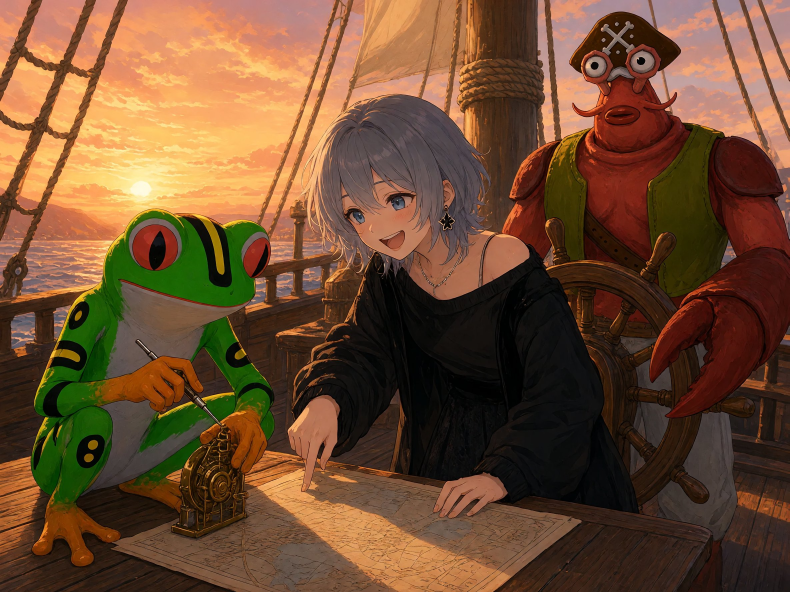
#> input picture tools/scenes/rexs_cabin/art/photo_calib.jpg, 2368 x 1776 px (shown at 1/3 size)
$ python -i paint_kit.py   (imports and definitions only)
#> lines starting #> are read from the running program, lines starting #| are printed output that depends on the picture
"""What the scene texture painters share (eves_room/paint_textures.py,
aras_cafe/paint_textures.py, sals_hut/paint_textures.py,
rexs_cabin/paint_textures.py):
noise, a room's plain surfaces, paper, and the handling of pictures supplied in
a scene's art/ folder — whole pictures, and sheets of cut-outs painted on a
flat magenta ground.

Needs numpy and Pillow (scipy too, for the sheets), so it runs with a system
Python, not Blender's. Call init(out_dir, art_dir) first.
"""
import json, math, os
import numpy as np
from PIL import Image, ImageDraw, ImageFilter, ImageFont

OUT = ''
ART = ''
FONTS = '/mnt/c/Windows/Fonts' if os.path.isdir('/mnt/c/Windows/Fonts') else 'C:/Windows/Fonts'
SPRITES = {}        # written out as sprites.json: where each cut-out sits in its atlas, and its shape


# [15 lines left out: functions init, font, not called in this run]


def rng(seed):
    return np.random.default_rng(seed)


# [27 lines left out: functions vnoise, fbm, normal_from_height, not called in this run]


def arr(im):
    return np.asarray(im, np.float32) / 255.0


def img(a):
    return Image.fromarray((np.clip(a, 0, 1) * 255 + 0.5).astype(np.uint8))


# [4 lines left out: function save, not called in this run]


def save_sprites():
    json.dump(SPRITES, open(os.path.join(OUT, 'sprites.json'), 'w'), indent=1)


# [4 lines left out: function canvas, not called in this run]


def down(im, ss=2):
    return im.resize((im.width // ss, im.height // ss), Image.LANCZOS)


def c8(c, a=255):
    return tuple(int(round(v * 255)) for v in c) + (a,)


# ── Plain surfaces ──────────────────────────────────────────────────────
# [201 lines left out: functions boards, plaster, cloth_folds, glow, ramp, planks and 8 more, not called in this run]


# ── Paper ───────────────────────────────────────────────────────────────
INK = (44, 38, 46)


def paper(w, h, seed, colour=(0.93, 0.88, 0.74)):
    a = np.array(colour, np.float32) * (0.92 + 0.12 * fbm(h, w, 6, 6, 4, rng(seed)))[..., None]
    return img(a).convert('RGB')


def centred(d, y, text, f, fill, w, x0=0):
    tw = d.textlength(text, font=f)
    d.text((x0 + (w - tw) / 2, y), text, font=f, fill=fill)


# [122 lines left out: functions pin, note, stick, photo, art, cover and 3 more, not called in this run]


def bbox(a, floor=0.5):
    ys, xs = np.where(a[..., 3] > floor)
    return xs.min(), xs.max() + 1, ys.min(), ys.max() + 1


def solid_under(im):
    """Carry each cut-out's edge colour out under its transparent part, so
    the cut line never samples black."""
    a = arr(im)
    rgb = img(a[..., :3] * a[..., 3:4]).filter(ImageFilter.GaussianBlur(6))
    wt = img(a[..., 3]).filter(ImageFilter.GaussianBlur(6))
    spread = arr(rgb) / np.maximum(arr(wt), 1e-3)[..., None]
    a[..., :3] = np.where(a[..., 3:4] > 0.5, a[..., :3], np.clip(spread, 0, 1))
    return img(a)

>>> import cv2
>>> picture = cv2.imread('rexs_cabin/art/photo_calib.jpg', cv2.IMREAD_GRAYSCALE)
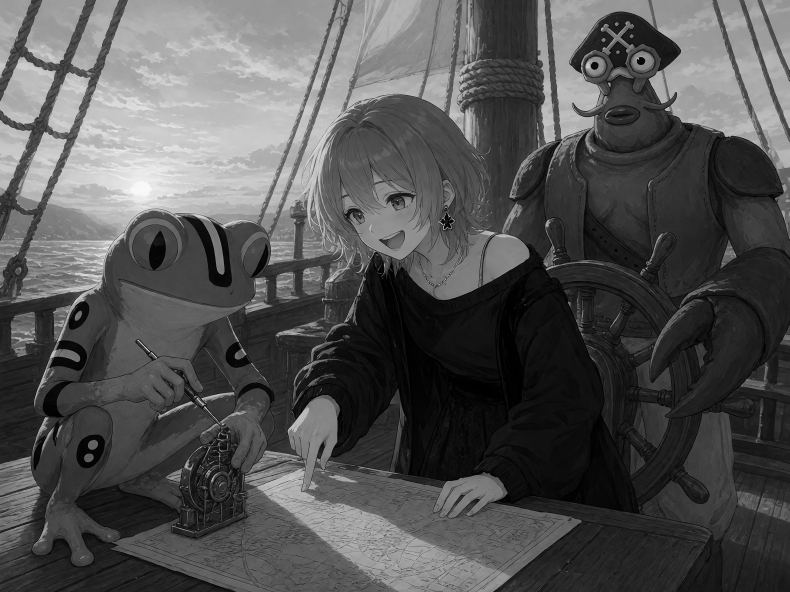
#> picture: shape (1776, 2368) (shown at 1/3 size); min 0, max 255, mean 83.3
>>> result = solid_under(picture)
#> in solid_under, `spread = arr(rgb) / np.maximum(arr(wt), 1e-3)[..., None]`:
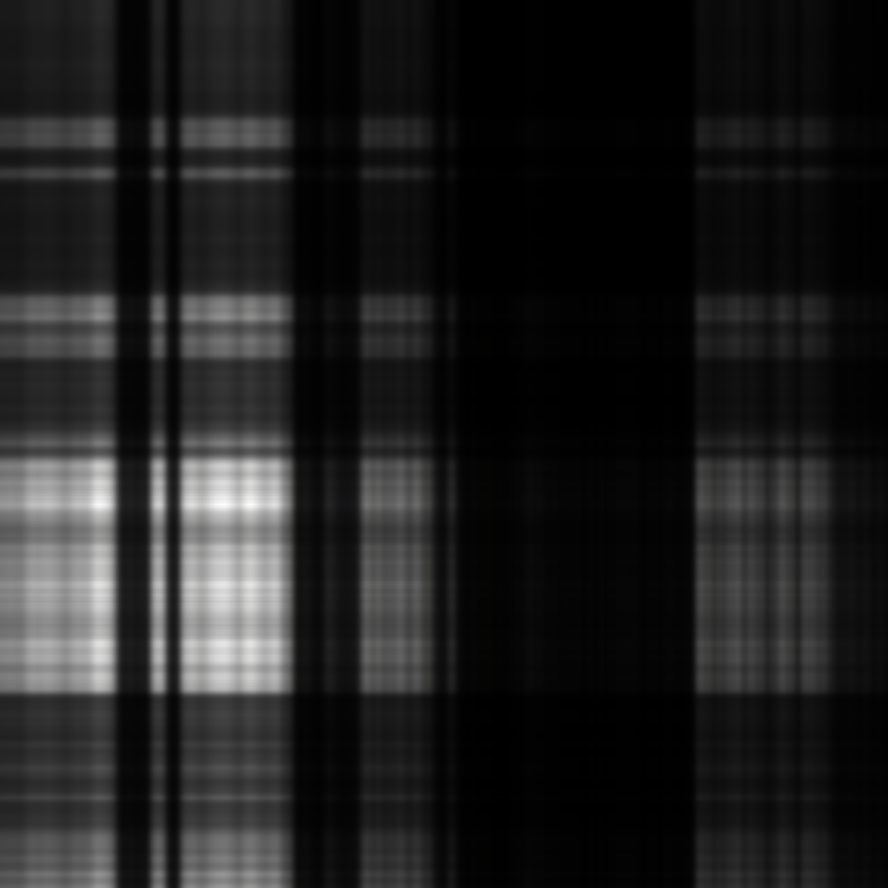
#> spread: shape (1776, 1776, 3) float32 (shown at 1/2 size); mean R, G, B 0.774, 0.774, 0.773; drawn with min black and max white
#> (the run stopped early here; a loop or call above may not have finished)

$ run again, on tools/scenes/rexs_cabin/art/ballad.jpg
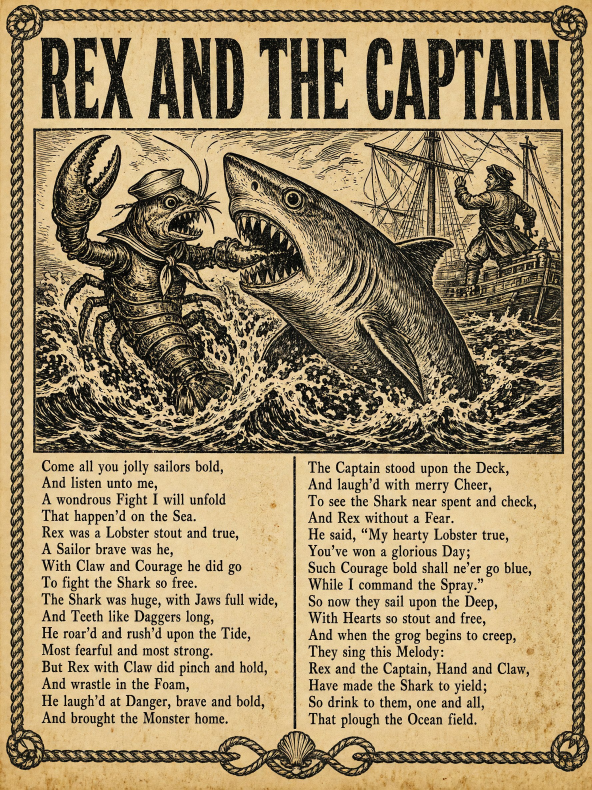
#> input picture tools/scenes/rexs_cabin/art/ballad.jpg, 1776 x 2368 px (shown at 1/3 size)
#> `picture = cv2.imread('rexs_cabin/art/photo_calib.jpg', cv2.IMREAD_GRAY..`:
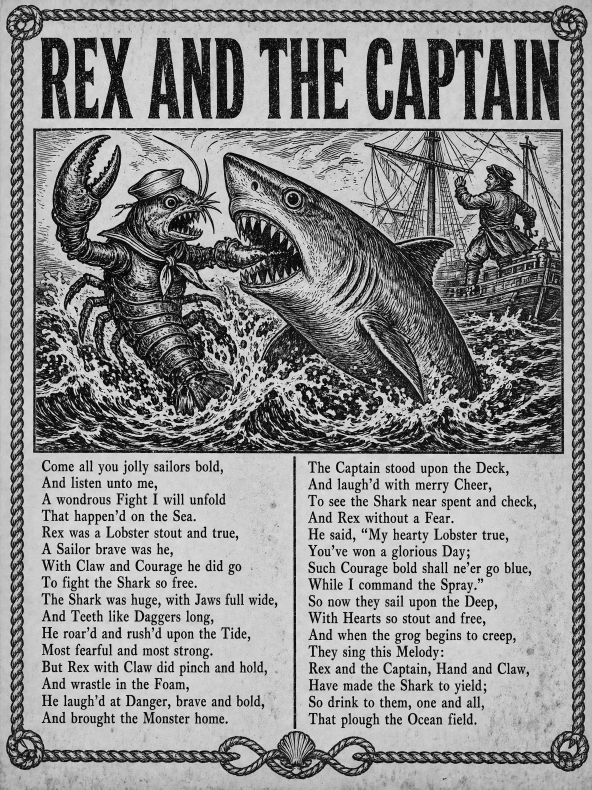
#> picture: shape (2368, 1776) (shown at 1/3 size); min 0, max 255, mean 142.2
#> in solid_under, `spread = arr(rgb) / np.maximum(arr(wt), 1e-3)[..., None]`:
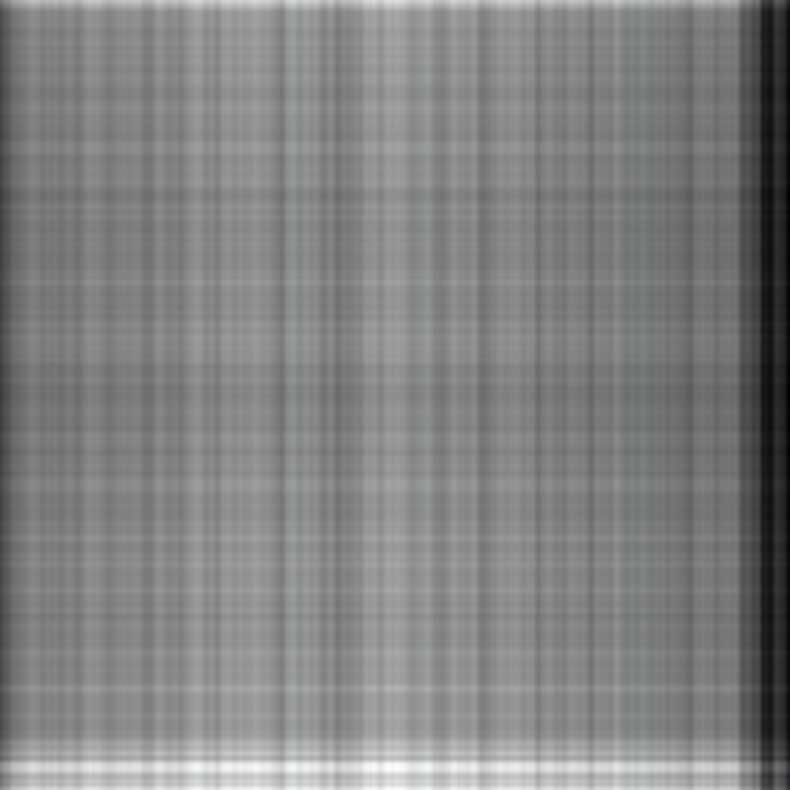
#> spread: shape (2368, 2368, 3) float32 (shown at 1/3 size); mean R, G, B 0.734, 0.735, 0.735; drawn with min black and max white
